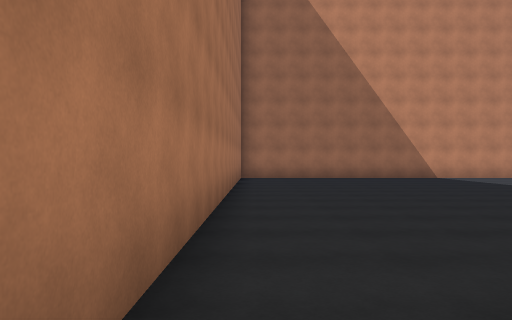
[1] (above)

24 first-person views from a walk through a 3-D level made in the Unity game engine. The camera is 1.5 m above the floor, looks level and sees 70° across. The floor is counted in squares, 2 m on a side. Each view is taken from the middle of a square. On the plan, view 1 faces up. The plan holds only what a view shows up to about 11 squares ahead; the rest is blank. The place goes on beyond the plan. The player is left out. Surface patterns are stand-ins for the level's own textures.

[2]
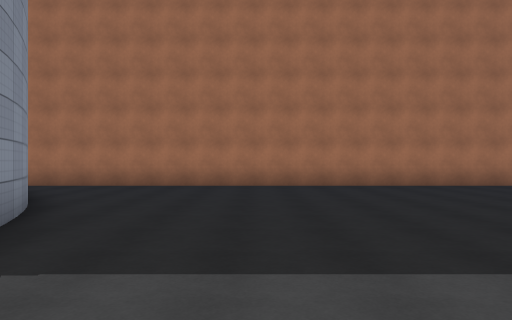

[3]
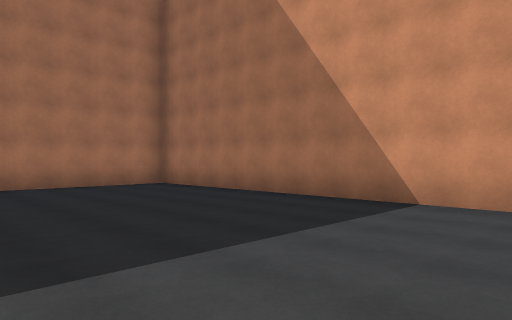

[4]
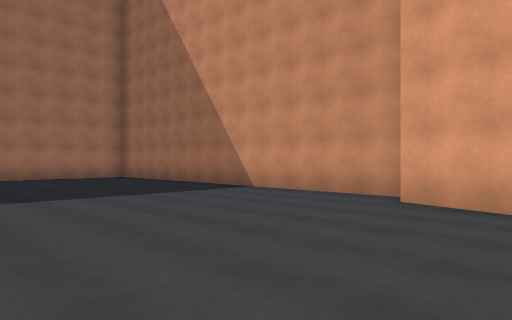

[5]
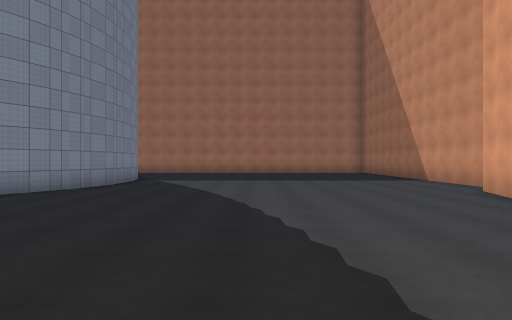

[6]
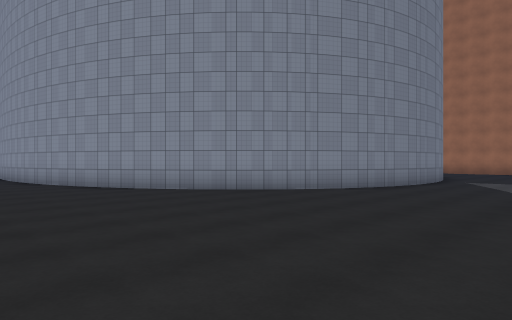

[7]
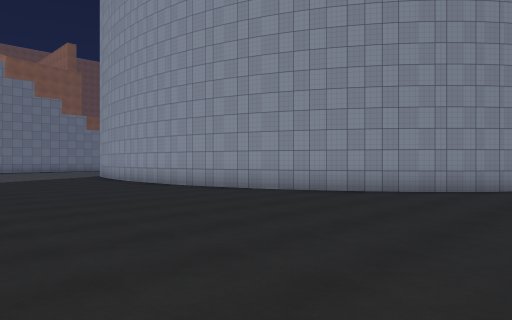

[8]
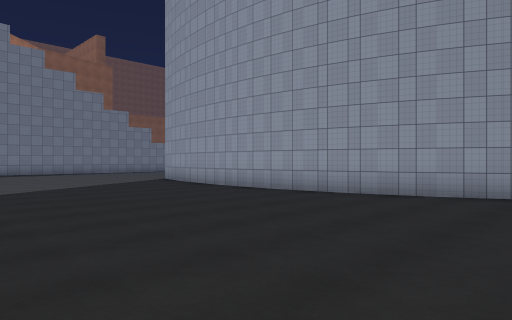

[9]
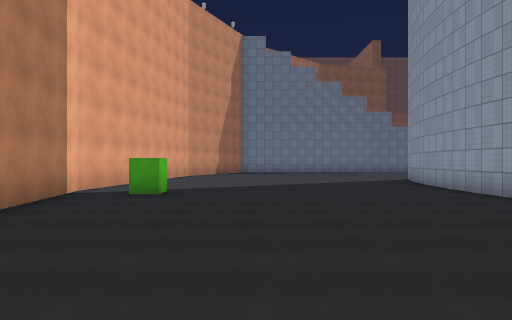

[10]
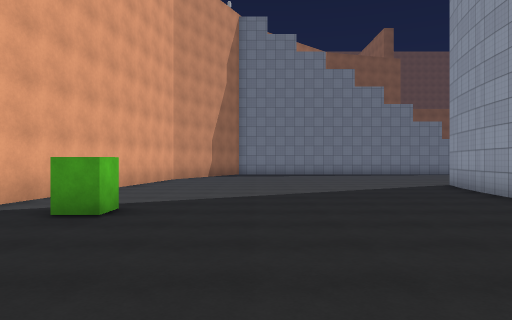

[11]
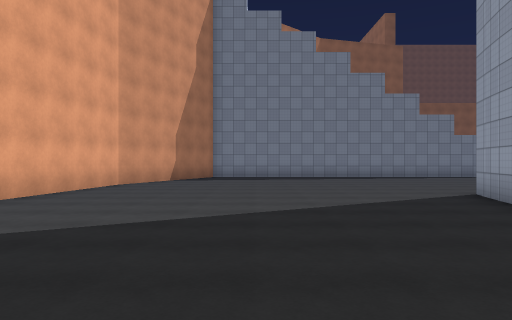

[12]
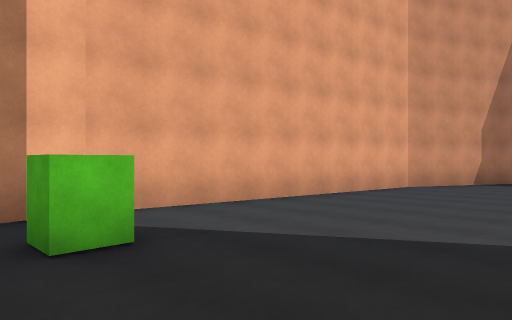

[13]
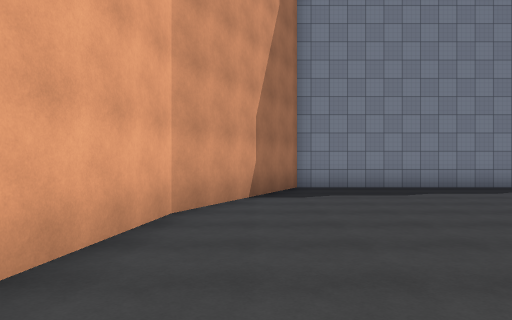

[14]
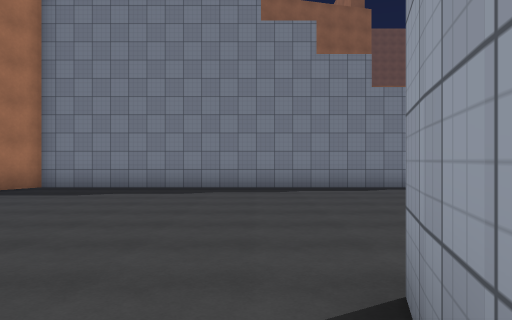

[15]
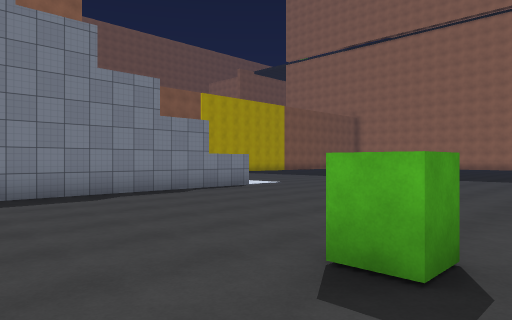

[16]
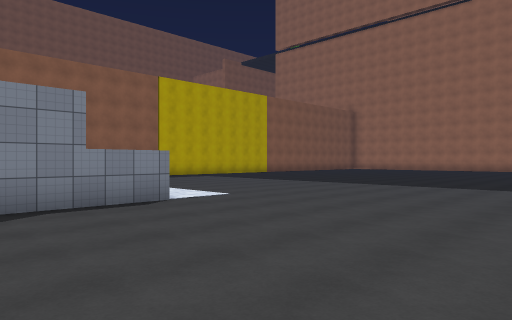

[17]
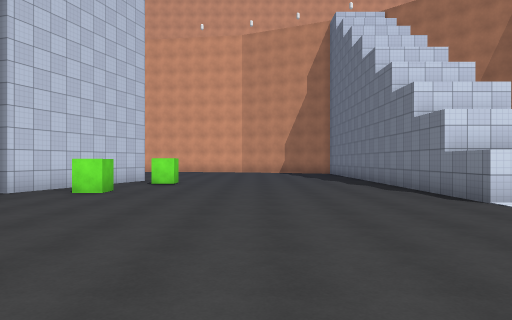

[18]
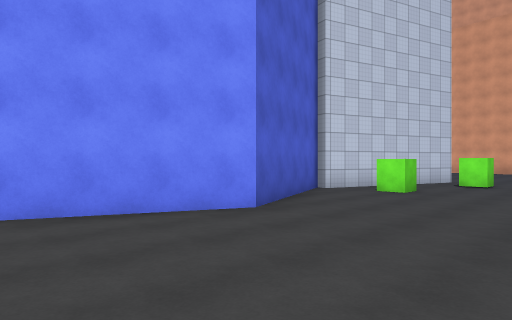

[19]
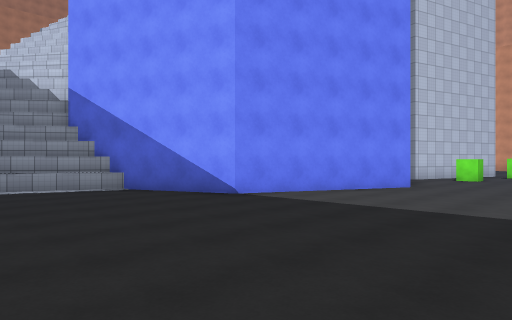

[20]
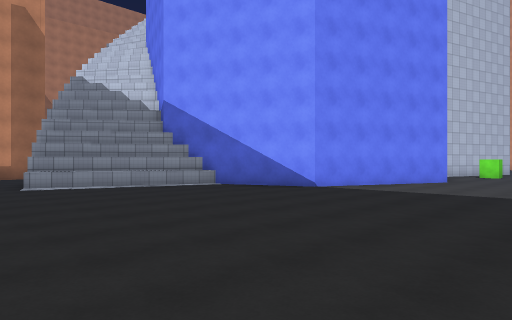

[21]
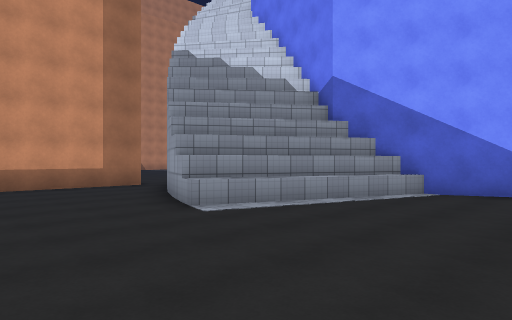

[22]
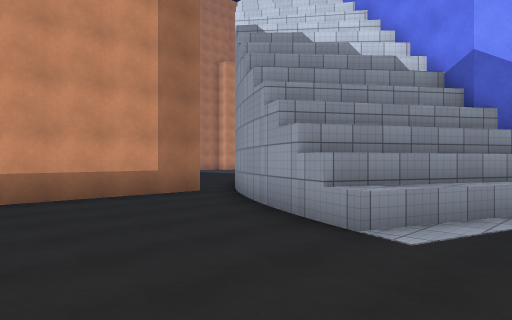

[23]
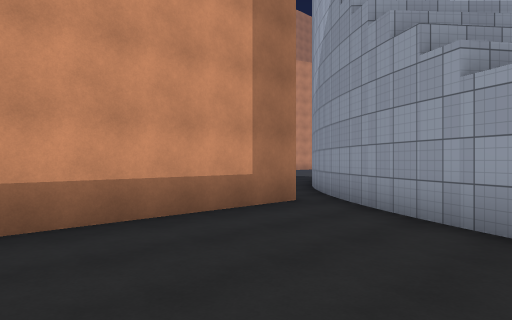

[24]
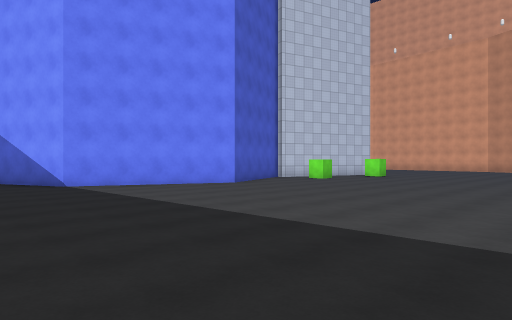

### Floor plan
Key: @ floor where view 1 was taken; # wall or solid block; . floor; ^ raised ledge.
Columns run from 6 left of view 1 to 28 right of it. Each row starts with its distance up from view 1.
 16        #############
 15       .............##
 14      #..............#
 13      #.................
 12      #..................
 11      #....................
 10      #....................
  9      #.................... .
  8      #.....................
  7      #......................
  6      #......................
  5      #....................... .
  4      #......#   ###...........
  3      #....###     ###..........
  2      #...##         ##.........
  1  #####.###           #........ .
  0  .....@#             ##.........
 -1 ......##              ##........
 -2 .....##                #.........
 -3  ....#                 #.........
 -4 ....##                 #.........#
 -5 ....^###               ##........##
 -6  .....^###              #......#..#
 -7 .........#              #.........#
 -8 .........#             ##.........#
 -9  ........##            #.........##
-10 . ........###   #####  #.........#
-11   ..........#####...####.........#
-12   .................#...#.........#
-13  .....................#..........#
-14  ................................#
-15   ...............................#
-16  . .. ..........................##
-17        .........................#
-18       .........................##
-19       .........................#
-20        ..........###############
-21       . .. ......

Where each view was taken, in squares from view 1:
view 1: 0 up, 0 right, facing up
view 2: 7 up, 10 right, facing left
view 3: 9 up, 10 right, facing up-left
view 4: 8 up, 15 right, facing up-left
view 5: 9 up, 21 right, facing left
view 6: 9 up, 21 right, facing down-left
view 7: 5 up, 24 right, facing down-left
view 8: 1 up, 25 right, facing down-left
view 9: 2 up, 23 right, facing down
view 10: 1 down, 23 right, facing down
view 11: 4 down, 22 right, facing down
view 12: 5 down, 22 right, facing down-right
view 13: 10 down, 25 right, facing down
view 14: 10 down, 18 right, facing down
view 15: 12 down, 18 right, facing down-left
view 16: 14 down, 14 right, facing down-left
view 17: 16 down, 4 right, facing right
view 18: 16 down, 4 right, facing up-right
view 19: 16 down, 2 left, facing up-right
view 20: 16 down, 5 left, facing up-right
view 21: 10 down, 6 left, facing up-right
view 22: 7 down, 6 left, facing up-right
view 23: 4 down, 6 left, facing up-right
view 24: 21 down, 0 right, facing up-right
